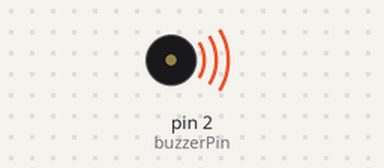
The sketch below on a simulated Arduino Uno, built with avr-gcc and run on an emulated ATmega328P. Shown: buzzer (waves = sounding, pin HIGH).

Above: at 0.5 s.
Timing chart, 0 to 4.6 s (numbered marks = the images above):
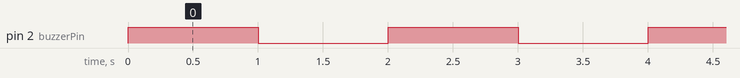

The sketch:

Buzzer_Arduino.ino
```cpp
int buzzerPin=2; // The pin that the buzzerPin is atteched to

void setup() {
 pinMode(buzzerPin,OUTPUT); //Initalize BUZZER as an output

}

void loop() { // The loop function runs over and over again forever
 digitalWrite(buzzerPin,HIGH); // turn the BUZZER on
 delay(1000);
 digitalWrite(buzzerPin,LOW); // turn the BUZZER off
 delay(1000);

}
```

Measured:
- by itself, pin 2 (buzzerPin): alternates HIGH for 1.0 s and LOW for 1.0 s
